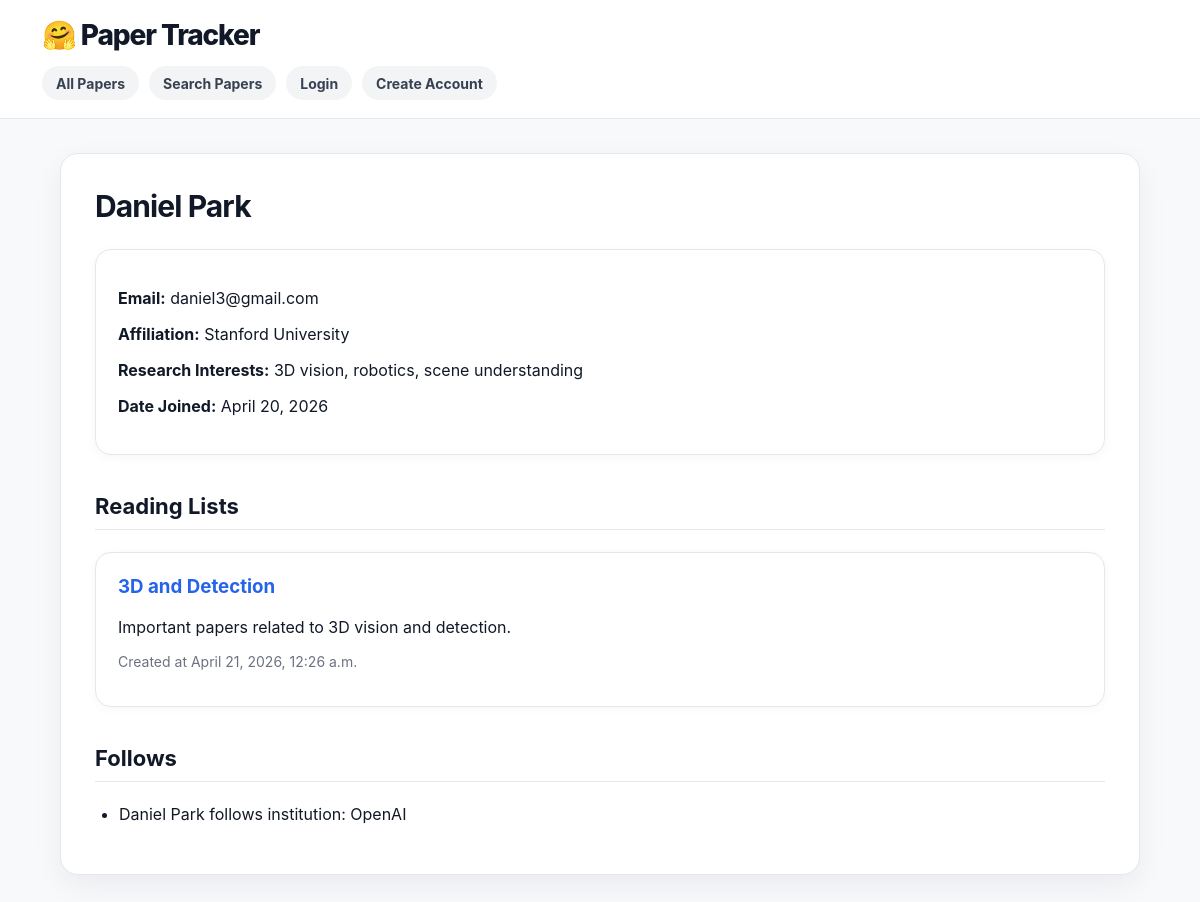
The page /paper_tracker/profile/2/ on the database its author committed.
### paper_tracker/models.py (models this page shows, shortened)
class UserProfile(models.Model):
    user = models.OneToOneField(User, on_delete=models.CASCADE)
    display_name = models.CharField(max_length=100)
    email = models.EmailField()
    affiliation = models.CharField(max_length=200, blank=True)
    research_interests = models.TextField(blank=True)
    date_joined = models.DateField(auto_now_add=True)
    def get_reading_lists(self):
        return ReadingList.objects.filter(user_profile=self)
    def get_follows(self):
        return Follow.objects.filter(user_profile=self)

class ReadingList(models.Model):
    user_profile = models.ForeignKey(UserProfile, on_delete=models.CASCADE)
    name = models.CharField(max_length=150)
    description = models.TextField(blank=True)
    created_at = models.DateTimeField(auto_now_add=True)

class Follow(models.Model):
    user_profile = models.ForeignKey(UserProfile, on_delete=models.CASCADE)
    follow_type = models.CharField(max_length=50)   # topic, author, or institution
    topic = models.ForeignKey(Topic, on_delete=models.CASCADE, null=True, blank=True)
    author = models.ForeignKey(Author, on_delete=models.CASCADE, null=True, blank=True)
    institution = models.ForeignKey(Institution, on_delete=models.CASCADE, null=True, blank=True)
    followed_at = models.DateTimeField(auto_now_add=True)
    def get_followed_object(self):
        if self.follow_type == "topic":
            return self.topic
        elif self.follow_type == "author":
            return self.author
        elif self.follow_type == "institution":
            return self.institution
        return None
    def __str__(self):
        followed_object = self.get_followed_object()
        if followed_object:
            return f"{self.user_profile.display_name} follows {self.follow_type}: {followed_object}"
        return f"{self.user_profile.display_name} follows {self.follow_type}"

class Institution(models.Model):
    name = models.CharField(max_length=200)
    institution_type = models.CharField(max_length=100)
    country = models.CharField(max_length=100, blank=True)
    website = models.URLField(blank=True)
    def __str__(self):
        return self.name

### paper_tracker/views.py (the view)
# urls.py: path("profile/<int:pk>/", ShowProfileView.as_view(), name="show_profile"),
class ShowProfileView(DetailView):
    model = UserProfile
    template_name = "paper_tracker/show_profile.html"
    context_object_name = "profile"
    def get_context_data(self, **kwargs):
        context = super().get_context_data(**kwargs)
        profile = self.get_object()
        context["reading_lists"] = profile.get_reading_lists()
        context["follows"] = profile.get_follows()
        return context

### paper_tracker/templates/paper_tracker/show_profile.html (shortened to what this page needs)
{% extends 'paper_tracker/base.html' %}
{% block content %}
<h2>{{ profile.display_name }}</h2>
<div class="card">
    <p><strong>Email:</strong> {{ profile.email }}</p>
    <p><strong>Affiliation:</strong> {{ profile.affiliation }}</p>
    <p><strong>Research Interests:</strong> {{ profile.research_interests }}</p>
    <p><strong>Date Joined:</strong> {{ profile.date_joined }}</p>
</div>
<h3 class="section-title">Reading Lists</h3>
{% if reading_lists %}
    {% for reading_list in reading_lists %}
        <div class="card">
            <h3>
                <a href="{% url 'paper_tracker:show_reading_list' reading_list.pk %}">
                    {{ reading_list.name }}
                </a>
            </h3>
            <p>{{ reading_list.description }}</p>
            <p class="muted">Created at {{ reading_list.created_at }}</p>
        </div>
    {% endfor %}
{% else %}
    <p>No reading lists found.</p>
{% endif %}
<h3 class="section-title">Follows</h3>
{% if follows %}
    <ul>
        {% for follow in follows %}
            <li>{{ follow }}</li>
        {% endfor %}
    </ul>
{% else %}
    <p>No follows found.</p>
{% endif %}
{% endblock %}

### paper_tracker/static/paper_tracker/styles.css (style rules this page uses)
* { box-sizing: border-box; }
body { margin: 0; font-family: Inter, Arial, Helvetica, sans-serif; background: #f8f9fb; color: #111827; }
a { color: #2563eb; text-decoration: none; }
h1, h2, h3 { color: #111827; }
h2 { margin-top: 0; font-size: 30px; letter-spacing: -0.03em; }
h3 { margin-top: 0; }
.section-title { margin-top: 38px; padding-bottom: 10px; border-bottom: 1px solid #e5e7eb; font-size: 22px; }
.card { background: #ffffff; border: 1px solid #e5e7eb; border-radius: 16px; padding: 22px; margin-bottom: 18px; box-shadow: 0 2px 10px rgba(17, 24, 39, 0.04); }
.muted { color: #6b7280; font-size: 14px; }
ul { padding-left: 24px; }
li { margin-bottom: 8px; }

### rows shown on the page
UserProfile: display_name "Daniel Park", email "daniel3@gmail.com", affiliation "Stanford University", research_interests "3D vision, robotics, scene understanding", date_joined "April 20, 2026"
ReadingList: name "3D and Detection", description "Important papers related to 3D vision and detection.", created_at "April 21, 2026, 12:26 a.m."
Follow: follow_type+institution+user_profile "Daniel Park follows institution: OpenAI"
